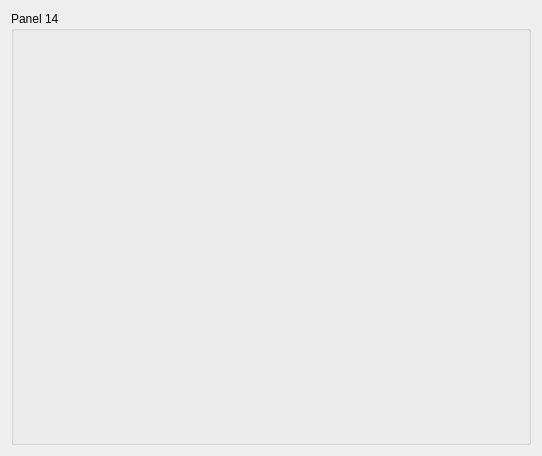
<?xml version="1.0" encoding="UTF-8"?>
<ui version="4.0">
 <class>Panel14</class>
 <widget class="QWidget" name="Panel14">
  <property name="geometry">
   <rect>
    <x>0</x>
    <y>0</y>
    <width>542</width>
    <height>456</height>
   </rect>
  </property>
  <property name="windowTitle">
   <string>Form</string>
  </property>
  <layout class="QGridLayout" name="gridLayout_2">
   <item row="0" column="0">
    <widget class="QGroupBox" name="groupBox">
     <property name="title">
      <string>Panel 14</string>
     </property>
     <layout class="QGridLayout" name="gridLayout">
      <item row="0" column="0">
       <layout class="QVBoxLayout" name="verticalLayout"/>
      </item>
     </layout>
    </widget>
   </item>
  </layout>
 </widget>
 <resources/>
 <connections/>
</ui>
